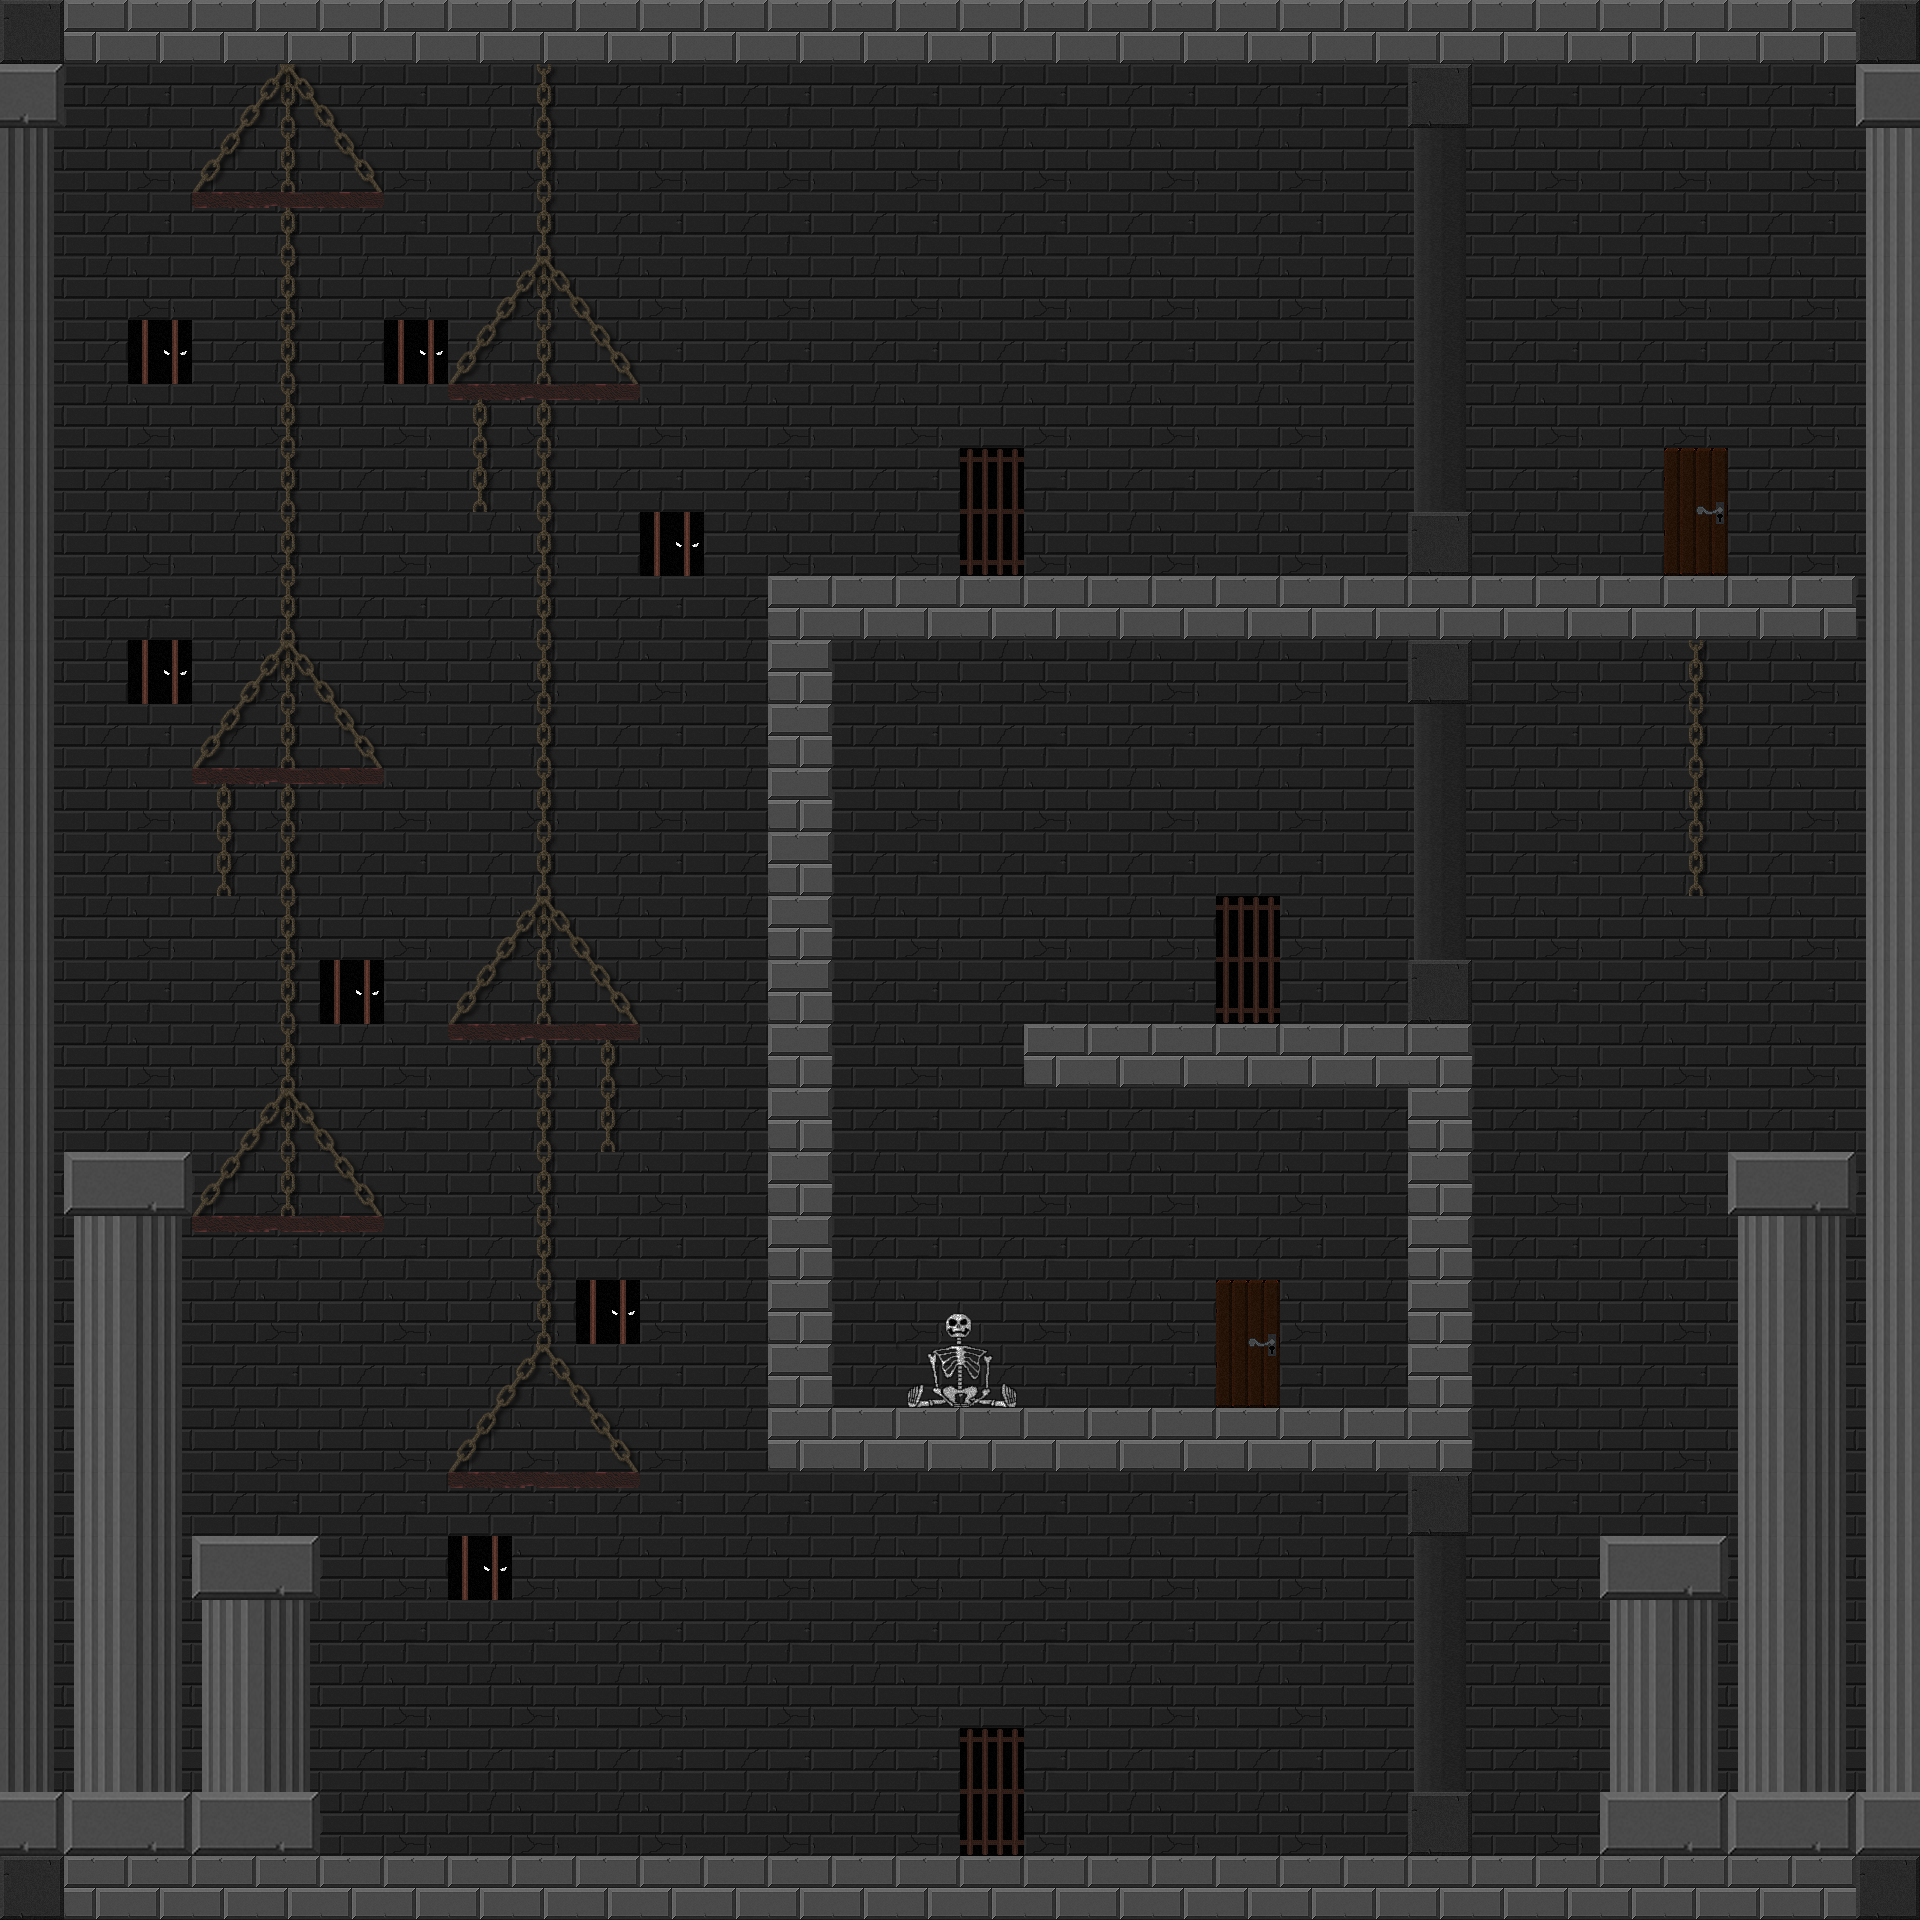

This is a level from a 2D game, rendered from its Tiled map with the project's own tilesets. A one-line summary and the map file follow, with tile-layer data summarised:
An orthogonal 30x30 tile map with 64x64 px tiles, 4 tile layers (background, decoration, decoration2, coll) and 15 objects.

<map version="1.0" orientation="orthogonal" width="30" height="30" tilewidth="64" tileheight="64">
 <tileset firstgid="1" name="Tezture Tiles" tilewidth="64" tileheight="64">
  <image source="Tezture Tiles.png" width="512" height="640" />
 </tileset>
 <layer name="background" width="30" height="30">
  <data>[900 cells, 900 non-empty, 4 distinct tile ids]</data>
 </layer>
 <layer name="decoration" width="30" height="30">
  <data>[900 cells, 88 non-empty, 13 distinct tile ids]</data>
 </layer>
 <layer name="decoration2" width="30" height="30">
  <data>[900 cells, 32 non-empty, 7 distinct tile ids]</data>
 </layer>
 <layer name="coll" width="30" height="30">
  <data>[900 cells, 250 non-empty, 9 distinct tile ids]</data>
 </layer>
 <objectgroup name="fairyCage" width="30" height="30">
  <object x="609" y="1182">
   <ellipse />
  </object>
  <object x="223" y="927">
   <ellipse />
  </object>
  <object x="479" y="544">
   <ellipse />
  </object>
  <object x="1697" y="925">
   <ellipse />
  </object>
 </objectgroup>
 <objectgroup name="enemyEasy" width="30" height="30">
  <object x="1245" y="959" />
  <object x="528" y="1782" />
  <object x="1314" y="1770" />
  <object x="1256" y="484" />
  <object x="1005" y="1813">
   <ellipse />
  </object>
 </objectgroup>
 <objectgroup name="fairyDustEasy" width="30" height="30">
  <object x="292" y="144">
   <ellipse />
  </object>
  <object x="550" y="1414">
   <ellipse />
  </object>
  <object x="1661" y="1461">
   <ellipse />
  </object>
  <object x="1791" y="1117">
   <ellipse />
  </object>
 </objectgroup>
 <objectgroup name="playerSpawn" width="30" height="30">
  <object x="1698" y="487">
   <ellipse />
  </object>
 </objectgroup>
 <objectgroup name="playerEnd" width="30" height="30">
  <object x="1248" y="1341">
   <ellipse />
  </object>
 </objectgroup>
 <objectgroup name="trapEasy" width="30" height="30" />
</map>
